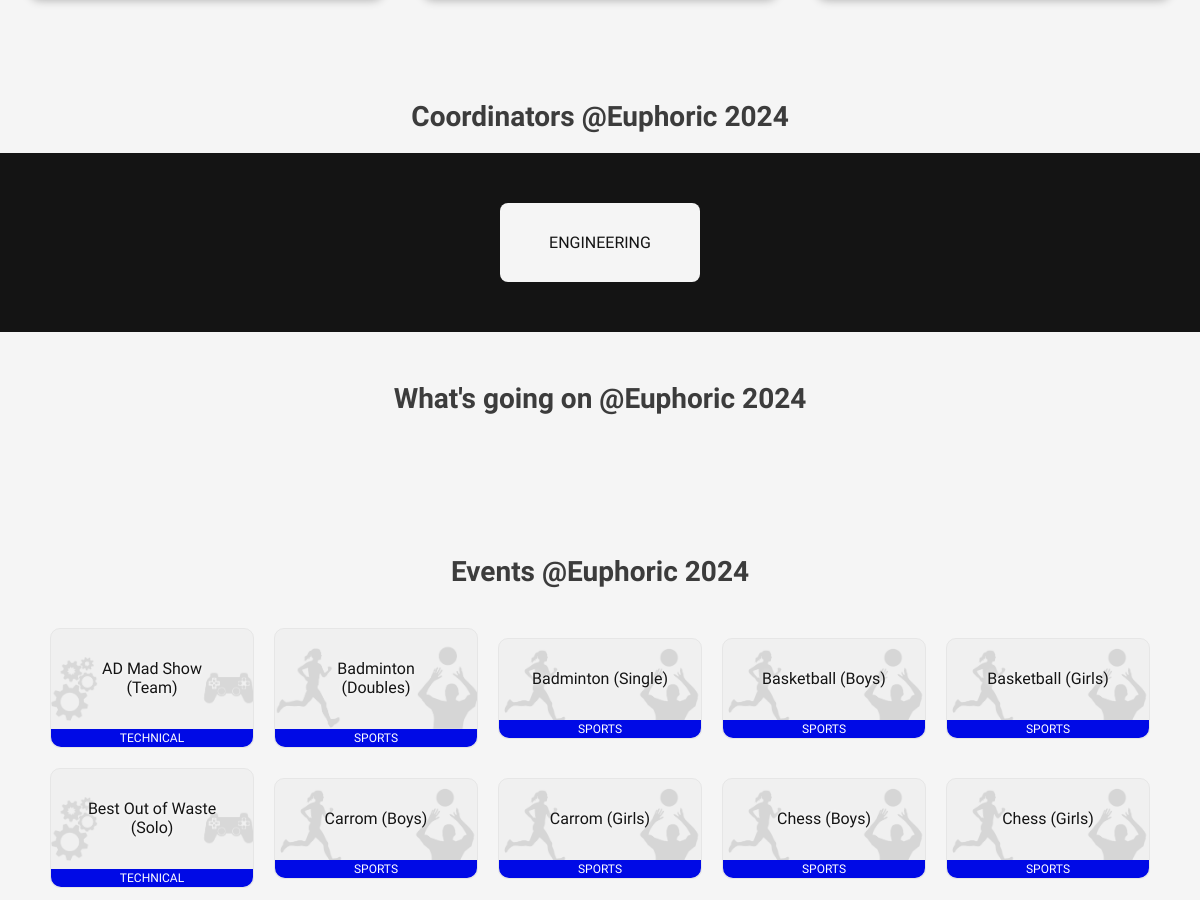
/ (middle part), run on an earlier commit of the app's database.
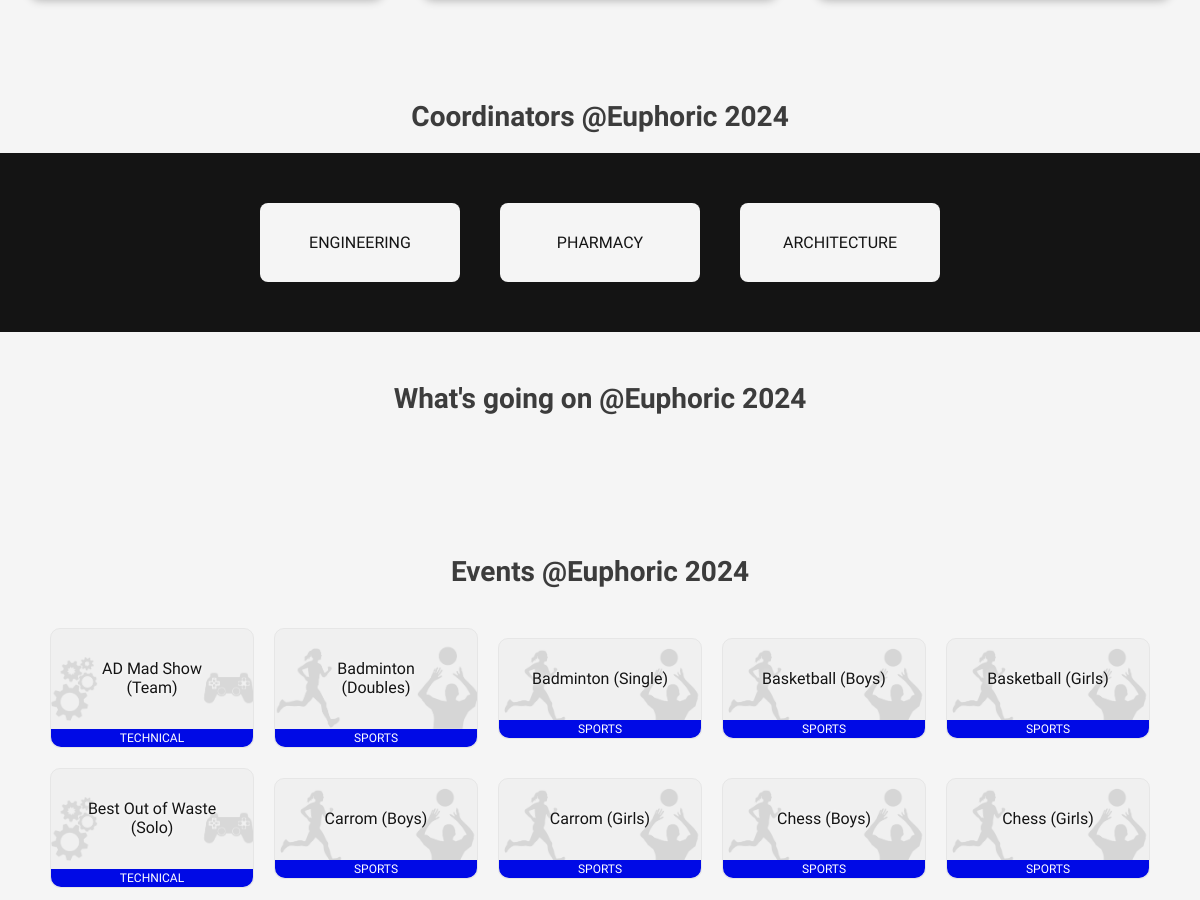
And on a later commit of the database.
### main/models.py (models this page shows, shortened)
class Department(models.Model):
    name = models.CharField(max_length=100, unique=True)
    description = models.CharField(max_length=255, null=True, blank=True)
    cultural = models.CharField(max_length=100, null=True, blank=True)
    sports = models.CharField(max_length=100, null=True, blank=True)
    technical = models.CharField(max_length=100, null=True, blank=True)

class Event(models.Model):
    name = models.CharField(max_length=100, unique=True)
    icon = models.CharField(max_length=100, null=True, blank=True)
    category = models.ForeignKey(
        EventCategory, on_delete=models.SET_NULL, null=True)

class EventCategory(models.Model):
    name = models.CharField(max_length=100, unique=True)
    def __str__(self):
        return self.name

### main/views.py (the view)
# urls.py: path('', views.home, name='home'),
def home(request):
    events = Event.objects.all().order_by('name')
    chunk_size = 5
    event_chunks = [events[i:i+chunk_size]
                    for i in range(0, len(events), chunk_size)]
    chunk_size = 2
    event_chunks_mb = [events[i:i+chunk_size]
                       for i in range(0, len(events), chunk_size)]
    event_categories = EventCategory.objects.all()
    category_event_list = []
    for cat in event_categories:
        events = Event.objects.filter(category=cat).all()
        category_event_list.append((cat.name, events))
    news = LatestNews.objects.all()
    big_news = NewsItem.objects.all()
    departments = Department.objects.all()
    data = {
        'events': event_chunks,
        'events_mb': event_chunks_mb,
        'events_ct': category_event_list,
        'news_': news,
        'departments': departments,
        'big_news': big_news
    }
    return render(request, 'main/home.html', data)

### main/templates/main/home.html (shortened to what this page needs)
{% extends "main/base.html" %}
{% load static %}
{% block head %}
<link rel="stylesheet" href="{% static 'main/css/home.css' %}">
{% endblock head %}
{% block body %}
<section class="key-section">
</section>
<div class="cord-section">
    <h2 class="cord-header">Coordinators @Euphoric 2024</h2>
    <div class="cord-wrapper">
        {% for department in departments %}
        <a href="/coordinators/{{department.name}}/" class="cord-card">{{department.name}}</a>
        {% endfor %}
    </div>
</div>
<section class="news-section">
    <h2 class="cord-header">What's going on @Euphoric 2024</h2>
</section>
<section class="event-section" id="events">
    <h2 class="event-header">Events @Euphoric 2024</h2>
    <div class="events-bracket" id="desktop-bracket">
        {% for event_ in events %}
        <div class="event-row">
            {% for event in event_ %}
            <a class="event-card {{event.category}}" href="/register/?event1={{event.name}}"
                title="Click to Participate">
                <h3 class="event-card-head">{{event.name}}</h3>
                <h4 class="event-card-category">{{event.category}}</h4>
            </a>
            {% endfor %}
        </div>
        {% endfor %}
    </div>
</section>
{% endblock body %}

What changed in the data, as far as the page shows it:
added Department: name "PHARMACY"
added Department: name "ARCHITECTURE"
